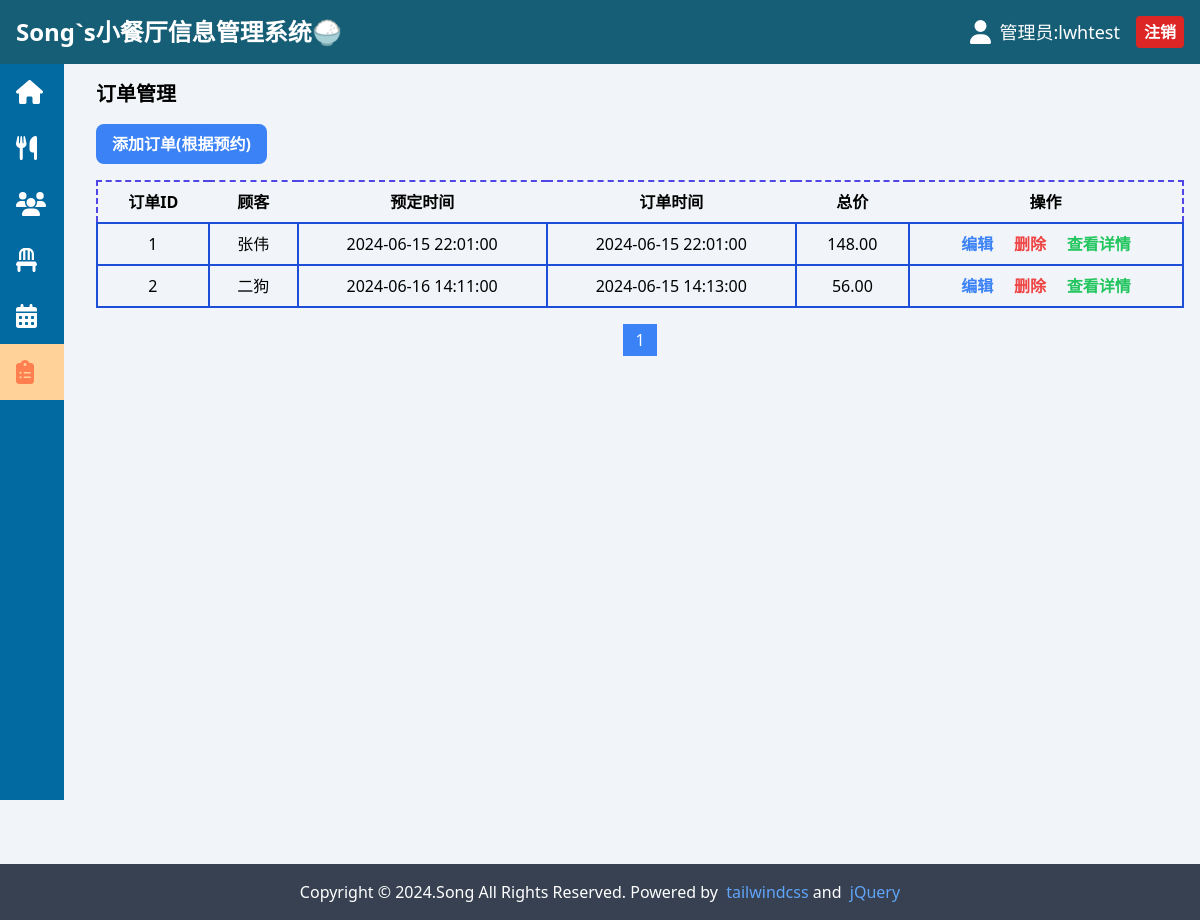
The app's page /admin/orders.php (signed in) with its own data.
### tables this page shows
CREATE TABLE `orders`  (
  `OrderID` int(11) NOT NULL AUTO_INCREMENT,
  `ReservationID` int(11) NULL DEFAULT NULL,
  `OrderTime` datetime NULL DEFAULT NULL,
  `TotalPrice` decimal(10, 2) NULL DEFAULT NULL,
  PRIMARY KEY (`OrderID`) USING BTREE,
  INDEX `ReservationID`(`ReservationID`) USING BTREE
);

CREATE TABLE `customers`  (
  `CustomerID` int(11) NOT NULL AUTO_INCREMENT,
  `Phone` varchar(20) NULL DEFAULT NULL,
  `Email` varchar(100) NULL DEFAULT NULL,
  `FullName` varchar(200) NULL DEFAULT NULL,
  PRIMARY KEY (`CustomerID`) USING BTREE
);

CREATE TABLE `reservations`  (
  `ReservationID` int(11) NOT NULL AUTO_INCREMENT,
  `CustomerID` int(11) NULL DEFAULT NULL,
  `TableID` int(11) NULL DEFAULT NULL,
  `ReservationTime` datetime NULL DEFAULT NULL,
  PRIMARY KEY (`ReservationID`) USING BTREE,
  INDEX `CustomerID`(`CustomerID`) USING BTREE,
  INDEX `TableID`(`TableID`) USING BTREE,
  INDEX `idx_reservations_reservationtime`(`ReservationTime`) USING BTREE
);

### admin/orders.php (the view, shortened to what this page needs)
<?php
require_once 'DBconn/database.php';
$items_per_page = 10;
$page = isset($_GET['page']) ? intval($_GET['page']) : 1;
$offset = ($page - 1) * $items_per_page;
$query = "SELECT o.*, r.ReservationTime, c.FullName AS CustomerName FROM Orders o
          JOIN Reservations r ON o.ReservationID = r.ReservationID
          JOIN Customers c ON r.CustomerID = c.CustomerID
          LIMIT $items_per_page OFFSET $offset";
$result = mysqli_query($conn, $query);
$total_query = "SELECT COUNT(*) as total FROM Orders";
$total_result = mysqli_query($conn, $total_query);
$total_row = mysqli_fetch_assoc($total_result);
$total_items = $total_row['total'];
$total_pages = ceil($total_items / $items_per_page);
?>
<!DOCTYPE html>
<html lang="zh-CN">
<head>
    <link rel="stylesheet" href="/static/css/biulded_all.css">
    <link rel="stylesheet" href="/static/css/fontawesome.min.css">
</head>
<body class="bg-slate-100">
    <?php include 'component/topbar.php'; ?>
    <div class="flex">
        <?php include 'component/sidebar.php'; ?>
        <div class="flex-1 ml-20 p-4 min-h-screen">
            <h1 class="text-xl font-bold mb-4">订单管理</h1>
            <button id="add-order-button" class="bg-blue-500 text-white px-4 py-2 mb-4 font-bold rounded-lg">添加订单(根据预约)</button>
            <table class="table-auto w-full mb-4 border-dashed border-2 border-indigo-600" id="orders-table">
                <thead>
                    <tr>
                        <th class="px-4 py-2">订单ID</th>
                        <th class="px-4 py-2">顾客</th>
                        <th class="px-4 py-2">预定时间</th>
                        <th class="px-4 py-2">订单时间</th>
                        <th class="px-4 py-2">总价</th>
                        <th class="px-4 py-2">操作</th>
                    </tr>
                </thead>
                <tbody>
                    <?php while ($row = mysqli_fetch_assoc($result)) { ?>
                        <tr data-order-id="<?php echo $row['OrderID']; ?>">
                            <td class="border px-4 py-2 text-center border-2 border-blue-700"><?php echo $row['OrderID']; ?></td>
                            <td class="border px-4 py-2 text-center border-2 border-blue-700"><?php echo $row['CustomerName']; ?></td>
                            <td class="border px-4 py-2 text-center border-2 border-blue-700"><?php echo $row['ReservationTime']; ?></td>
                            <td class="border px-4 py-2 text-center border-2 border-blue-700"><?php echo $row['OrderTime']; ?></td>
                            <td class="border px-4 py-2 text-center border-2 border-blue-700"><?php echo $row['TotalPrice']; ?></td>
                            <td class="border px-4 py-2 text-center border-2 border-blue-700">
                                <button class="text-blue-500 edit-order font-bold">编辑</button>
                                <button class="text-red-500 delete-order font-bold">删除</button>
                                <button class="text-green-500 view-order font-bold">查看详情</button>
                            </td>
                        </tr>
                    <?php } ?>
                </tbody>
            </table>
            <div class="pagination flex justify-center">
                <?php for ($i = 1; $i <= $total_pages; $i++) { ?>
                    <a href="#" class="page-link px-3 py-1 <?php echo $i == $page ? 'bg-blue-500 text-white' : 'bg-gray-200'; ?>" data-page="<?php echo $i; ?>"><?php echo $i; ?></a>
                <?php } ?>
            </div>
        </div>
    </div>
    <?php include 'component/footer.php'; ?>
</body>
</html>

### static/css/biulded_all.css (style rules this page uses)
html, :host { line-height: 1.5; -webkit-text-size-adjust: 100%; -moz-tab-size: 4; -o-tab-size: 4; tab-size: 4; font-family: ui-sans-serif, system-ui, sans-serif, "Apple Color Emoji", "Segoe UI Emoji", "Segoe UI Symbol", "Noto Color Emoji"; font-feature-settings: normal; font-variation-settings: normal; -webkit-tap-highlight-color: transparent; }
body { margin: 0; line-height: inherit; }
h1, h2, h3, h4, h5, h6 { font-size: inherit; font-weight: inherit; }
a { color: inherit; text-decoration: inherit; }
table { text-indent: 0; border-color: inherit; border-collapse: collapse; }
button, input, optgroup, select, textarea { font-family: inherit; font-feature-settings: inherit; font-variation-settings: inherit; font-size: 100%; font-weight: inherit; line-height: inherit; letter-spacing: inherit; color: inherit; margin: 0; padding: 0; }
button, select { text-transform: none; }
button, input:where([type='button']), input:where([type='reset']), input:where([type='submit']) { -webkit-appearance: button; background-color: transparent; background-image: none; }
blockquote, dl, dd, h1, h2, h3, h4, h5, h6, hr, figure, p, pre { margin: 0; }
button, [role="button"] { cursor: pointer; }
.mb-4 { margin-bottom: 1rem; }
.ml-20 { margin-left: 5rem; }
.flex { display: flex; }
.min-h-screen { min-height: 100vh; }
.w-full { width: 100%; }
.flex-1 { flex: 1 1 0%; }
.table-auto { table-layout: auto; }
.justify-center { justify-content: center; }
.rounded-lg { border-radius: 0.5rem; }
.border { border-width: 1px; }
.border-2 { border-width: 2px; }
.border-dashed { border-style: dashed; }
.border-blue-700 { --tw-border-opacity: 1; border-color: rgb(29 78 216 / var(--tw-border-opacity)); }
.border-indigo-600 { --tw-border-opacity: 1; border-color: rgb(79 70 229 / var(--tw-border-opacity)); }
.bg-blue-500 { --tw-bg-opacity: 1; background-color: rgb(59 130 246 / var(--tw-bg-opacity)); }
.bg-slate-100 { --tw-bg-opacity: 1; background-color: rgb(241 245 249 / var(--tw-bg-opacity)); }
.p-4 { padding: 1rem; }
.px-3 { padding-left: 0.75rem; padding-right: 0.75rem; }
.px-4 { padding-left: 1rem; padding-right: 1rem; }
.py-1 { padding-top: 0.25rem; padding-bottom: 0.25rem; }
.py-2 { padding-top: 0.5rem; padding-bottom: 0.5rem; }
.text-center { text-align: center; }
.text-xl { font-size: 1.25rem; line-height: 1.75rem; }
.font-bold { font-weight: 700; }
.text-blue-500 { --tw-text-opacity: 1; color: rgb(59 130 246 / var(--tw-text-opacity)); }
.text-green-500 { --tw-text-opacity: 1; color: rgb(34 197 94 / var(--tw-text-opacity)); }
.text-red-500 { --tw-text-opacity: 1; color: rgb(239 68 68 / var(--tw-text-opacity)); }
.text-white { --tw-text-opacity: 1; color: rgb(255 255 255 / var(--tw-text-opacity)); }

### records on screen
orders: OrderID "1", customers.FullName "张伟", ReservationID.ReservationTime "2024-06-15 22:01:00", OrderTime "2024-06-15 22:01:00", TotalPrice "148.00"
orders: OrderID "2", customers.FullName "二狗", ReservationID.ReservationTime "2024-06-16 14:11:00", OrderTime "2024-06-15 14:13:00", TotalPrice "56.00"

### other values on screen
$_SESSION['admin'] "lwhtest"
